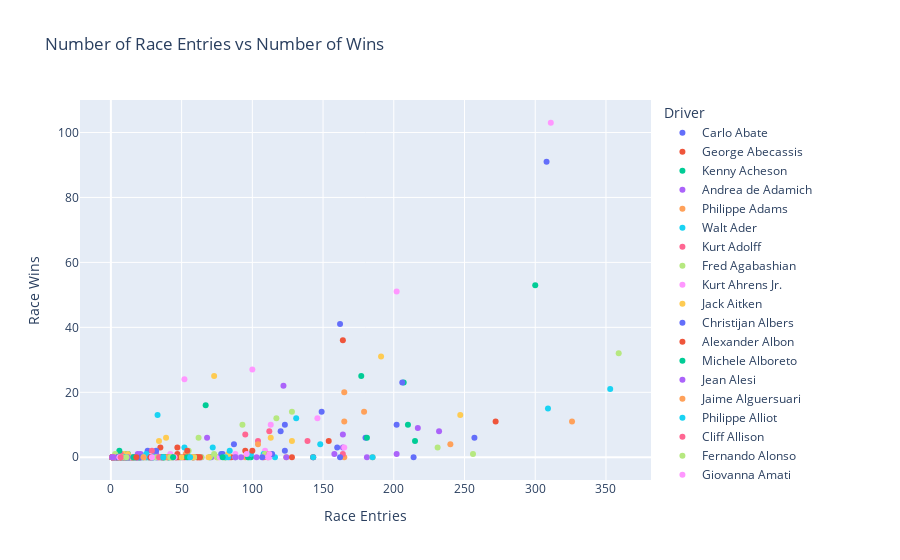

Notebook cell for this chart:
### Markdown cell above
This figure shows that Lewis Hamilton has the higest number of wins with 103, with Michael Schumacher in second place with 91 wins

### Figure comparing race entries and number of wins per driver:

### Code cell
Entries_Wins_fig = px.scatter(F1Drivers_df, x='Race_Entries', y='Race_Wins',color='Driver', title='Number of Race Entries vs Number of Wins',
                              labels={'Race_Entries':'Race Entries', 'Race_Wins':'Race Wins'})
Entries_Wins_fig.show()
